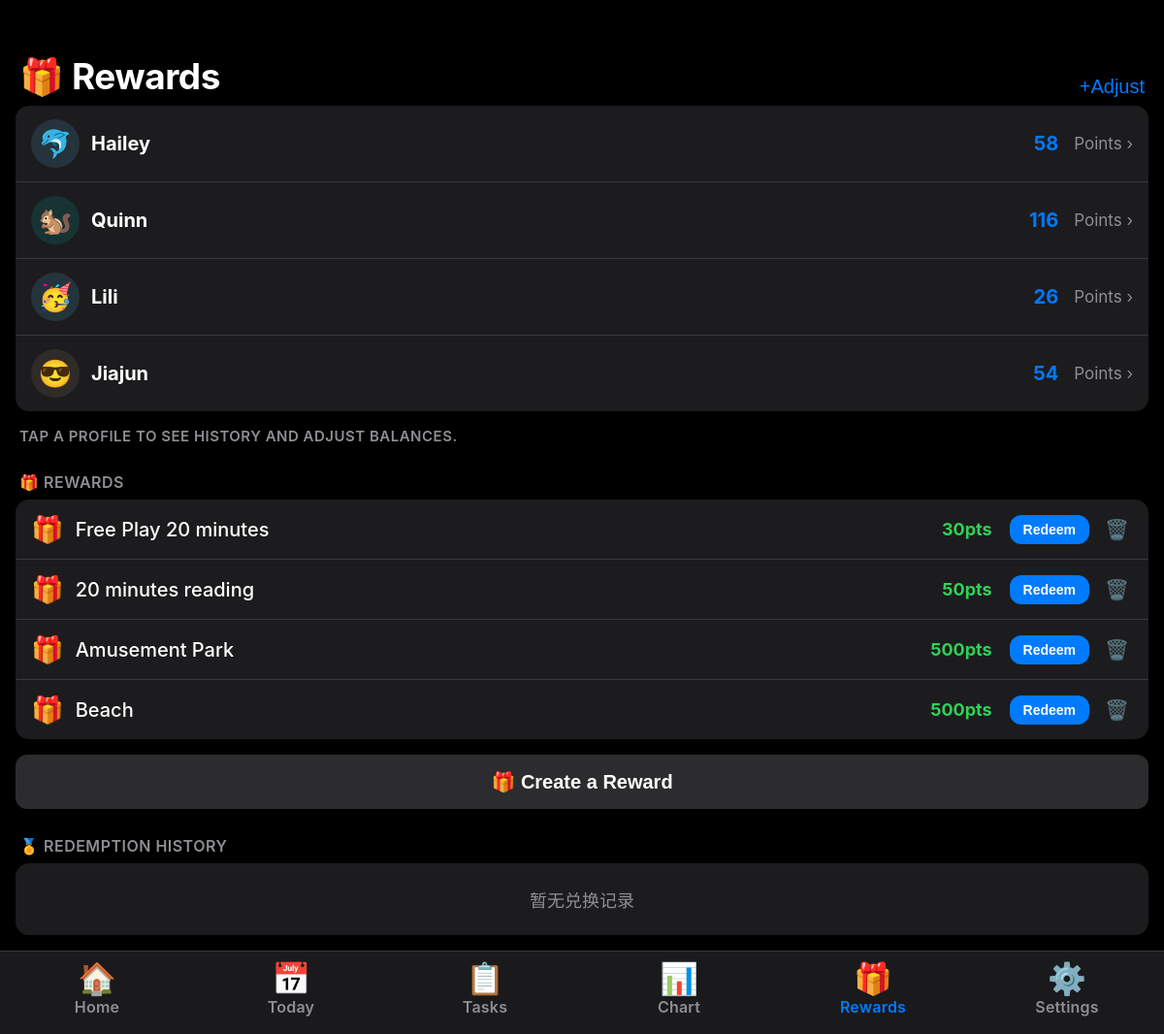
The page /balances on the database its author committed.
### tables this page shows
CREATE TABLE members (
            id INTEGER PRIMARY KEY AUTOINCREMENT,
            name TEXT NOT NULL,
            avatar TEXT DEFAULT '🙂',
            color TEXT DEFAULT '#007AFF',
            sort_order INTEGER DEFAULT 0
        );

CREATE TABLE rewards (
            id INTEGER PRIMARY KEY AUTOINCREMENT,
            name TEXT NOT NULL,
            points_cost INTEGER NOT NULL,
            description TEXT DEFAULT ''
        );

### app.py (the view)
@app.route('/balances')
def balances():
    conn = get_db()
    members = [dict(m) for m in conn.execute('SELECT * FROM members ORDER BY sort_order, id')]
    rewards = [dict(r) for r in conn.execute('SELECT * FROM rewards ORDER BY points_cost')]
    sixty_ago = (date.today() - timedelta(days=60)).isoformat()
    history = {}
    for m in members:
        m['points'] = calc_points(m['id'], conn)
        adj_rows = conn.execute('''
            SELECT 'adjustment' as type, points_delta, reason,
                   '' as chore_name, '' as chore_icon, created_at,
                   null as completion_note
            FROM balance_history WHERE member_id=? ORDER BY created_at DESC
        ''', (m['id'],)).fetchall()
        comp_rows = conn.execute('''
            SELECT 'completion' as type,
                   CASE WHEN dc.completed_count <= 1 THEN c.points
                        ELSE c.points + (dc.completed_count - 1) * (c.points / 2)
                   END as points_delta,
                   '' as reason,
                   c.name as chore_name, c.icon as chore_icon,
                   dc.date || 'T12:00:00' as created_at,
                   dc.completion_note
            FROM daily_claims dc
            JOIN chores c ON dc.task_id = c.id
            WHERE dc.member_id=? AND dc.date >= ?
              AND dc.completed_count > 0 AND c.active = 1 AND c.points != 0
            ORDER BY dc.date DESC
        ''', (m['id'], sixty_ago)).fetchall()
        extra_rows = conn.execute('''
            SELECT 'extra' as type, de.points as points_delta, de.description as reason,
                   COALESCE(tg.name, '') as chore_name, '📝' as chore_icon,
                   de.date || 'T12:00:00' as created_at, null as completion_note
            FROM daily_extra de
            LEFT JOIN task_groups tg ON de.group_id = tg.id
            WHERE de.member_id=? AND de.date >= ?
            ORDER BY de.date DESC
        ''', (m['id'], sixty_ago)).fetchall()
        combined = sorted(
            [dict(r) for r in adj_rows] + [dict(r) for r in comp_rows] + [dict(r) for r in extra_rows],
            key=lambda x: x['created_at'], reverse=True
        )[:50]
        history[m['id']] = combined
    redemptions = conn.execute('''
        SELECT rr.id, rr.reward_name, rr.points_cost, rr.redeemed_at, rr.taken_at,
               m.name as member_name, m.avatar as member_avatar, m.color as member_color
        FROM reward_redemptions rr
        JOIN members m ON rr.member_id = m.id
        ORDER BY rr.redeemed_at DESC
        LIMIT 50
    ''').fetchall()
    pending_rows = conn.execute('''
        SELECT rr.id, rr.reward_name, rr.points_cost, rr.redeemed_at,
               rr.member_id
        FROM reward_redemptions rr
        WHERE rr.taken_at IS NULL
        ORDER BY rr.redeemed_at DESC
    ''').fetchall()
    pending_by_member = {}
    for r in pending_rows:
        pending_by_member.setdefault(r['member_id'], []).append(dict(r))
    conn.close()
    return render_template('balances.html', members=members, rewards=rewards,
                           history=history,
                           redemptions=[dict(r) for r in redemptions],
                           pending_by_member=pending_by_member)

### app.py (called while the page is built)
def get_db():
    conn = sqlite3.connect(DB_PATH, timeout=10)
    conn.row_factory = sqlite3.Row
    conn.execute("PRAGMA journal_mode=WAL")
    conn.execute("PRAGMA busy_timeout=5000")
    conn.execute("PRAGMA foreign_keys=ON")
    return conn

def calc_points(member_id, conn):
    earned = conn.execute('''
        SELECT COALESCE(SUM(
            CASE WHEN dc.completed_count <= 1 THEN c.points
                 ELSE c.points + (dc.completed_count - 1) * (c.points / 2)
            END
        ), 0)
        FROM daily_claims dc
        JOIN chores c ON dc.task_id = c.id
        WHERE dc.member_id = ? AND dc.completed_count > 0 AND c.active = 1
    ''', (member_id,)).fetchone()[0]
    adj = conn.execute(
        'SELECT COALESCE(SUM(points_delta), 0) FROM balance_history WHERE member_id=?',
        (member_id,)).fetchone()[0]
    extra = conn.execute(
        'SELECT COALESCE(SUM(points), 0) FROM daily_extra WHERE member_id=?',
        (member_id,)).fetchone()[0]
    return (earned or 0) + (adj or 0) + (extra or 0)

### templates/balances.html (shortened to what this page needs)
{% extends "base.html" %}
{% set active_tab = "balances" %}
{% block content %}
<div class="page-header">
    <span class="page-title">🎁 Rewards</span>
    <button onclick="showAdjustSheet()" style="background:none;border:none;color:var(--accent);font-size:20px;cursor:pointer;">+Adjust</button>
</div>
<div class="card">
    {% for m in members %}
    <div class="member-balance-row" onclick="showMemberDetail({{ m.id }}, '{{ m.name }}', '{{ m.avatar }}')">
        <div class="avatar" style="background:{{ m.color }}22;">{{ m.avatar }}</div>
        <div style="flex:1;">
            <div class="list-row-title fw-700">{{ m.name }}</div>
        </div>
        <span class="balance-pts">{{ m.points }}</span>
        <span style="color:var(--text3);font-size:17px;">Points ›</span>
    </div>
    {% endfor %}
</div>
<div class="section-label" style="color:var(--text3);font-size:15px;padding:0 20px 12px;">
    Tap a profile to see history and adjust balances.
</div>
<div class="section-label">🎁 Rewards</div>
{% if rewards %}
<div class="card">
    {% for r in rewards %}
    <div class="reward-row">
        <div style="font-size:27px;">🎁</div>
        <div style="flex:1;">
            <div class="list-row-title">{{ r.name }}</div>
        </div>
        <span class="pts-cost" style="margin-right:6px;">{{ r.points_cost }}pts</span>
        <button onclick="openRedeemSheet({{ r.id }}, '{{ r.name | e }}', {{ r.points_cost }})" class="redeem-btn">Redeem</button>
        <button onclick="deleteReward({{ r.id }})" class="reward-delete-btn" title="Delete">🗑️</button>
    </div>
    {% endfor %}
</div>
{% else %}
<div class="card" style="padding:24px;text-align:center;color:var(--text3);font-size:18px;">No rewards yet — create one!</div>
{% endif %}
<div style="margin:0 0 12px;">
    <button onclick="showRewardSheet()" class="btn btn-ghost btn-block">
        🎁 Create a Reward
    </button>
</div>
<div class="section-label">🏅 Redemption History</div>
{% if redemptions %}
<div class="card">
    {% for r in redemptions %}
    <div class="redeem-log-row" id="rr-{{ r.id }}">
        <div class="redeem-log-who" style="background:{{ r.member_color }}22;border-radius:50%;width:36px;height:36px;display:flex;align-items:center;justify-content:center;font-size:18px;flex-shrink:0;">{{ r.member_avatar }}</div>
        <div class="redeem-log-info">
            <div class="redeem-log-name">{{ r.reward_name }}</div>
            <div class="redeem-log-sub">{{ r.member_name }} · {{ r.redeemed_at[:10] }}</div>
        </div>
        <div class="redeem-log-pts">−{{ r.points_cost }}pts</div>
        <button class="realize-btn {{ 'done' if r.taken_at else '' }}"
                id="rb-{{ r.id }}"
                onclick="toggleRealized({{ r.id }}, this)"
                title="{{ '已兑现 — 点击撤销' if r.taken_at else '标记为已兑现' }}">✓</button>
        <button class="redeem-log-undo" onclick="deleteRedeem({{ r.id }}, this)" title="删除记录并退还积分">🗑️</button>
    </div>
    {% endfor %}
</div>
{% else %}
<div class="card" style="padding:24px;text-align:center;color:var(--text3);font-size:18px;">暂无兑换记录</div>
{% endif %}
{% endblock %}

### templates/base.html (style rules this page uses)
:root, [data-theme="dark"] { --bg: #000; --bg2: #1c1c1e; --bg3: #2c2c2e; --bg4: #3a3a3c; --text: #fff; --text2: rgba(235,235,245,.85); --text3: #8e8e93; --accent: #007AFF; --green: #30d158; --red: #ff453a; --red-bg-hi: rgba(255, 69, 58, 0.25); --red-bg-lo: rgba(255, 69, 58, 0.09); --red-border: rgba(255, 69, 58, 0.27); --yellow: #ffd60a; --border: #38383a; --tab-bg: rgba(28,28,30,.94); --shadow: rgba(0,0,0,.6); --input-bg: #1c1c1e; --check-bg: #30d158; --check-fg: #fff; --check-border: #38383a; }
* { box-sizing: border-box; margin: 0; padding: 0; -webkit-tap-highlight-color: transparent; }
body { background: var(--bg); color: var(--text); font-family: -apple-system, BlinkMacSystemFont, 'SF Pro Display', 'Helvetica Neue', Arial, sans-serif; font-size: 19px; min-height: 100vh; padding-bottom: calc(86px + env(safe-area-inset-bottom)); overflow-x: hidden; transition: background .3s, color .3s; }
.page-header { padding: 56px 20px 8px; display: flex; align-items: flex-end; justify-content: space-between; }
.page-title { font-size: 37px; font-weight: 700; letter-spacing: -.5px; }
.card { background: var(--bg2); border-radius: 14px; margin: 0 16px 16px; overflow: hidden; box-shadow: 0 1px 4px var(--shadow); transition: background .3s; }
.list-row-title { font-size: 20px; font-weight: 500; }
.section-label { font-size: 16px; font-weight: 600; color: var(--text3); text-transform: uppercase; letter-spacing: .5px; padding: 16px 20px 8px; }
.btn { display: inline-flex; align-items: center; justify-content: center; gap: 8px; border: none; border-radius: 12px; font-size: 20px; font-weight: 600; cursor: pointer; padding: 16px 20px; transition: opacity .15s; width: 100%; }
.btn-ghost { background: var(--bg3); color: var(--text); }
.btn-block { display: flex; margin: 0 16px; width: calc(100% - 32px); }
.avatar { width: 50px; height: 50px; border-radius: 50%; display: flex; align-items: center; justify-content: center; font-size: 28px; flex-shrink: 0; }
.fw-700 { font-weight: 700; }

### templates/balances.html (style rules this page uses)
.member-balance-row { display: flex; align-items: center; gap: 12px; padding: 14px 16px; border-bottom: 1px solid var(--border); cursor: pointer; }
.member-balance-row:last-child { border-bottom: none; }
.balance-pts { font-size: 20px; font-weight: 700; color: var(--accent); margin-right: 4px; }
.reward-row { display: flex; align-items: center; gap: 12px; padding: 14px 16px; border-bottom: 1px solid var(--border); }
.reward-row:last-child { border-bottom: none; }
.pts-cost { font-size: 18px; font-weight: 700; color: var(--green); }
.reward-delete-btn { background: none; border: none; color: var(--text3); font-size: 20px; cursor: pointer; padding: 4px; opacity: .6; }
.redeem-btn { background: var(--accent); color: #fff; border: none; border-radius: 12px; font-size: 14px; font-weight: 700; padding: 7px 14px; cursor: pointer; white-space: nowrap; }

### rows shown on the page
members: avatar "🐬", name "Hailey", points "58"
members: avatar "🐿️", name "Quinn", points "116"
members: avatar "🥳", name "Lili", points "26"
members: avatar "😎", name "Jiajun", points "54"
rewards: name "Free Play 20 minutes", points_cost "30"
rewards: name "20 minutes reading", points_cost "50"
rewards: name "Amusement Park", points_cost "500"
rewards: name "Beach", points_cost "500"
